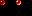

This is a level from a 2D game, rendered from its Tiled map with the project's own tilesets. A one-line summary and the complete map file follow:
An orthogonal 2x1 tile map with 16x16 px tiles, 1 tile layer (Tile Layer 1).

<map version="1.10" tiledversion="1.10.2" orientation="orthogonal" renderorder="right-down" width="2" height="1" tilewidth="16" tileheight="16" infinite="0" nextlayerid="2" nextobjectid="1">
 <tileset firstgid="1" source="Tileset.tsx" />
 <layer id="1" name="Tile Layer 1" width="2" height="1">
  <data encoding="csv">
199,200
</data>
 </layer>
</map>
